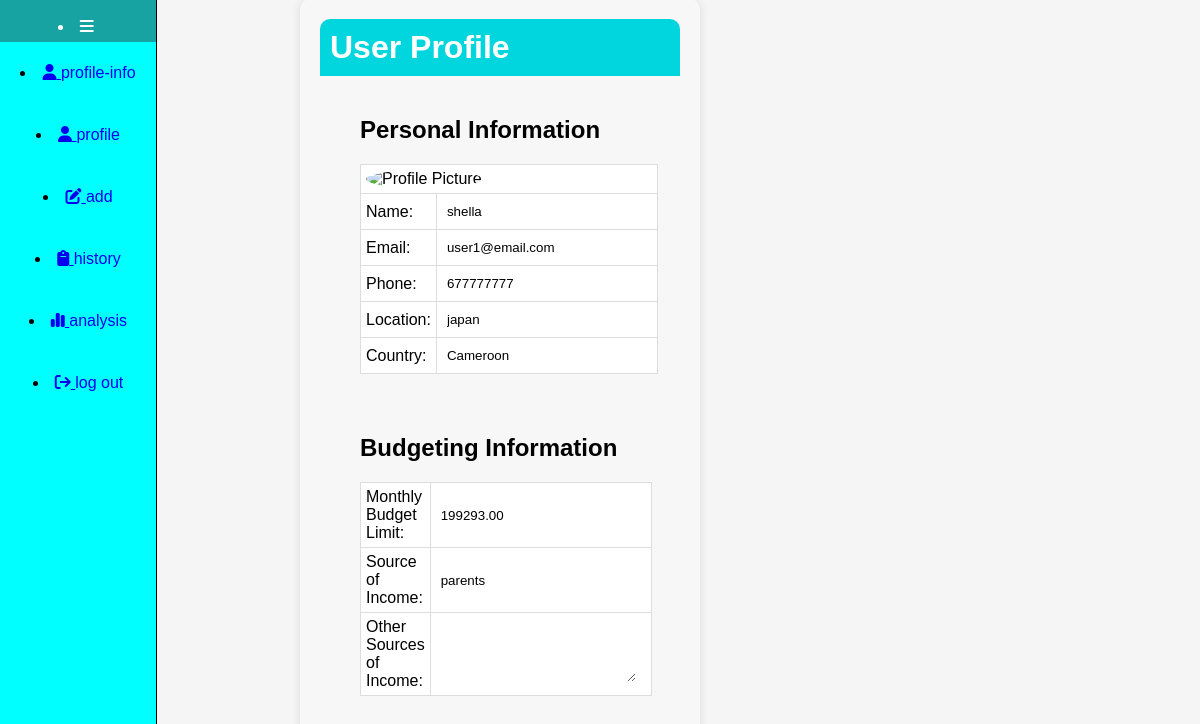
Screenshot of /profile/ (signed in) with the database file from the repository.
### small_app/models.py (models this page shows)
class UserDetail(models.Model):
    user = models.ForeignKey(User, on_delete=models.CASCADE, null=True)
    name = models.CharField(max_length= 50, null = True)
    email = models.EmailField(unique=True, null = True)
    telephone = models.CharField(max_length=20, null = True)
    location = models.CharField(max_length=20, null = True)
    country = models.CharField(max_length=20, null = True)
    budgetmonthly = models.DecimalField(max_digits=10, decimal_places=2, null = True)
    source_of_income = models.CharField(max_length=100, null = True)
    other_sources = models.CharField(max_length=100, null = True)

### small_app/views.py (the view)
# urls.py: path('profile/', views.profileDisplay, name='profile-display'),
@login_required
def profileDisplay(request):
    user_detail = UserDetail.objects.get(user_id=request.user.id)
    return render(request, 'profiledisplay.html', {'user_detail': user_detail})

### small_app/templates/profiledisplay.html (shortened to what this page needs)
{% load static %}
<!DOCTYPE html>
<html lang="en">
<head>
    <link rel="stylesheet" href="https://use.fontawesome.com/releases/v5.8.1/css/all.css"
 />
    <link rel="stylesheet" href="{% static 'CSS/profiledisplay.css' %}">
</head>
<body>
    {% include 'nav.html' %}
    <body>
        <div class="profile-container">
          <div class="profile-header">
            <h1>User Profile</h1>
          </div>
          <div id="profile-info">
            <section>
              <h2>Personal Information</h2>
              <table id="sect2">
                <tr>
                  <td colspan="2"><img id="profile-picture" src="" width="100" height="100" alt="Profile Picture"></td>
                </tr>
                <tr>
                  <td><label>Name:</label></td>
                  <td><input type="text" id="name" style="width: 200px;" readonly value="{{user_detail.name}}"></td>
                </tr>
                <tr>
                  <td><label>Email:</label></td>
                  <td><input type="email" id="email" style="width: 200px;" readonly value="{{user_detail.email}}"></td>
                </tr>
                <tr>
                  <td><label>Phone:</label></td>
                  <td><input type="text" id="phone" style="width: 200px;" readonly value="{{user_detail.telephone}}"></td>
                </tr>
                <tr>
                  <td><label>Location:</label></td>
                  <td><input type="text" id="location" style="width: 200px;" readonly value="{{user_detail.location}}"></td>
                </tr>
                <tr>
                  <td><label>Country:</label></td>
                  <td><input type="text" id="country" style="width: 200px;" readonly value="{{user_detail.country}}"></td>
                </tr>
              </table>
            </section>
            <section id="sect2">
              <h2>Budgeting Information</h2>
              <table>
                <tr>
                  <td><label>Monthly Budget Limit:</label></td>
                  <td><input type="number" id="budget-limit" style="width: 200px;" readonly value="{{user_detail.budgetmonthly}}"></td>
                </tr>
                <tr>
                  <td><label>Source of Income:</label></td>
                  <td><input type="text" id="source-income" style="width: 200px;" readonly value="{{user_detail.source_of_income}}"></td>
                </tr>
                <tr>
                  <td><label>Other Sources of Income:</label></td>
                  <td><textarea id="other-sources" style="width: 200px; height: 60px;" readonly value="{{user_detail.other_sources}}"></textarea></td>
                </tr>
              </table>
            </section>
          </div>
        </div>
</body>
</html>

### small_app/static/CSS/profiledisplay.css (style rules this page uses)
body { font-family: Arial, sans-serif; background-color: whitesmoke; }
.profile-container { width: 30%; position: absolute; top: -5%; left: 25%; height: 90vh; margin: 40px auto; background-color: #F7F7F7; padding: 20px; border-radius: 10px; box-shadow: 0 0 10px rgba(0, 0, 0, 0.1); }
.profile-header { background-color: #01d6de; color: #FFFFFF; padding: 10px; border-radius: 10px 10px 0 0; }
.profile-header h1 { margin: 0; }
#profile-info { padding: 20px; }
table { width: 100%; border-collapse: collapse; background-color: #FFFFFF; border: 1px solid #ddd; border-radius: 10px; }
th, td { border: 1px solid #ddd; padding: 5px; text-align: left; background-color: #FFFFFF; }
input[type="text"], input[type="email"], input[type="number"] { border: none; border-radius: 5px; padding: 5px; width: 100%; background-color: #FFFFFF; }
textarea { border: none; border-radius: 5px; padding: 0px; width: 100%; height: 60px; background-color: #FFFFFF; }
section { margin-bottom: 20px; padding: 20px; }
h2 { margin-top: 0; position: relative; bottom: 10%; }
#profile-picture { border-radius: 50%; margin: 0 auto; }

### rows the page displays
UserDetail: name "shella", email "user1@email.com", telephone "677777777", location "japan", country "Cameroon", budgetmonthly "199293.00", source_of_income "parents"
